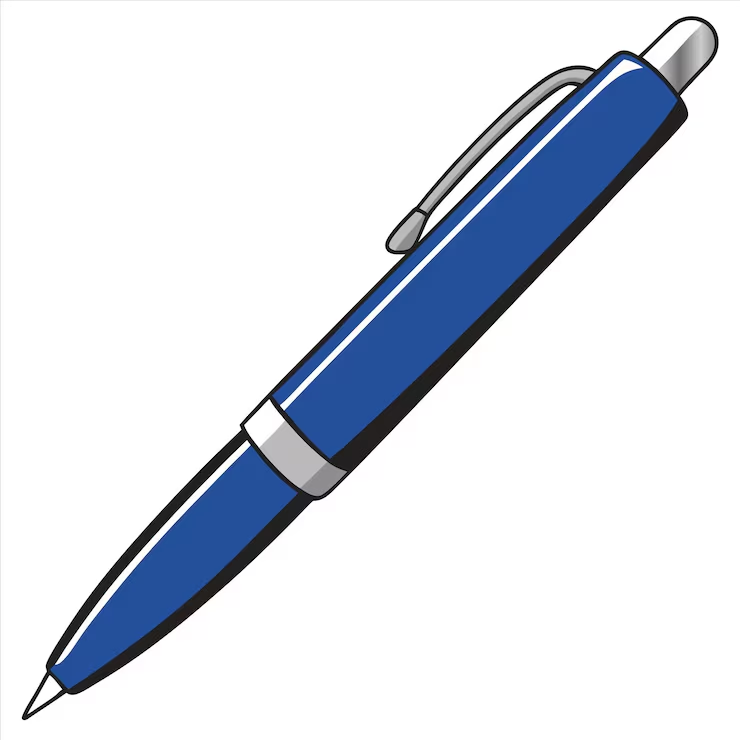
#> input picture inrange/image.png, 740 x 740 px, found by its file name
$ python moment.py
#> lines starting #> are read from the running program, lines starting #| are printed output that depends on the picture; after the words box and inside, x2 and y2 are one past the last pixel; in counts of white or black regions, pixels touching at a corner belong together
'''
Simple Meaning:

👉 It helps you find the center of an object

It gives mathematical values from which we calculate:

Center X

Center Y

🧠 Think Like This:

You detected a blue object.

Now you want to know:

“Where exactly is it on the screen?”

moments() helps find that location.

Why We Use cv2.moments() ?

Now we detected the object.

But we still don’t know:

👉 Where exactly is it on the screen?

That’s where moments() helps.

✅ Syntax
M = cv2.moments(contour)
Then calculate center:

cx = int(M["m10"] / M["m00"])
cy = int(M["m01"] / M["m00"])
'''
import cv2
import numpy as np

img = cv2.imread("inrange\image.png")
#> img is the input picture: shape (740, 740, 3); mean B, G, R 233.6, 225.8, 221.2
hsv = cv2.cvtColor(img,cv2.COLOR_BGR2HSV)
#> hsv: shape (740, 740, 3); mean H, S, V 18.7, 22.1, 233.7
lower_blue = np.array([100,150,50])
upper_blue = np.array([140,255,255])

mask = cv2.inRange(hsv,lower_blue,upper_blue)
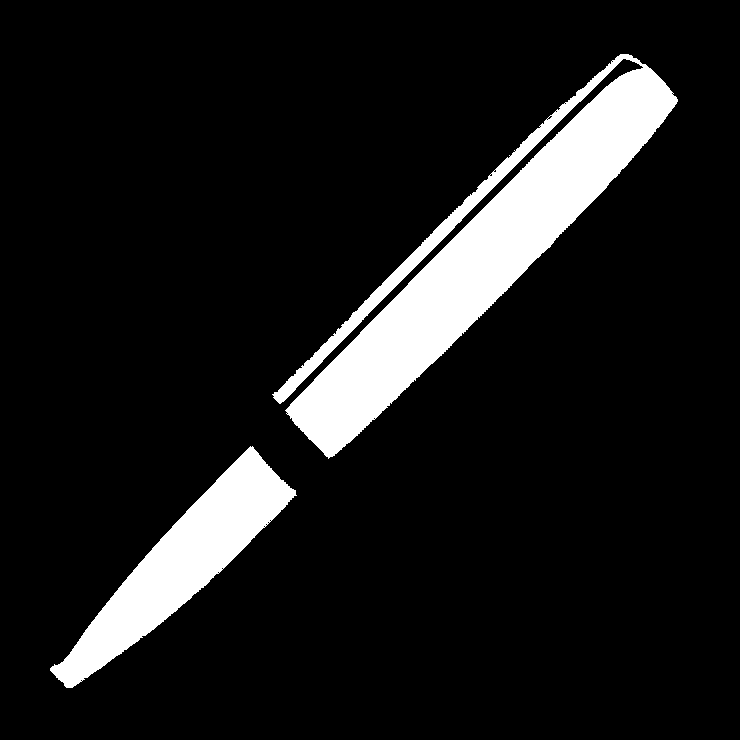
#> mask: shape (740, 740); 10.6% white; 2 white regions, box (x1, y1, x2, y2) and area: (272, 54, 678, 459) 41237, (50, 446, 297, 688) 16684

mask = cv2.erode(mask,None,iterations = 2)
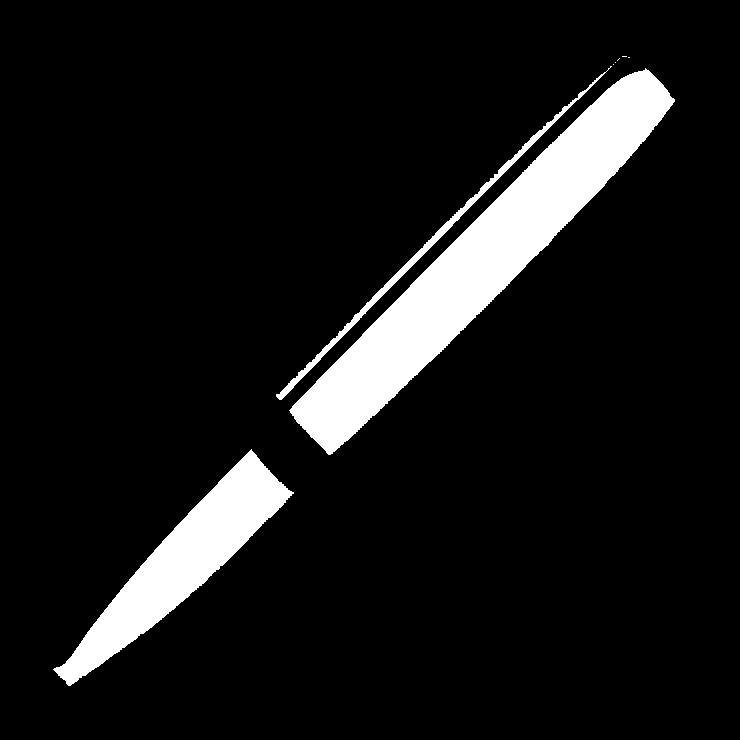
#> mask: shape (740, 740); 9.1% white; 8 white regions (5 under 20 px), largest, box (x1, y1, x2, y2) and area: (289, 68, 675, 455) 32628, (53, 449, 294, 686) 14733, (276, 66, 612, 400) 2553
mask = cv2.dilate(mask,None,iterations = 2)
#> mask: shape (740, 740); 10.5% white; 3 white regions
contour,_ = cv2.findContours(mask,cv2.RETR_EXTERNAL,cv2.CHAIN_APPROX_SIMPLE)
#> contour = 3 contours; box (x1, y1, x2, y2) and area: (287, 66, 677, 457) 35286, (51, 447, 296, 688) 16374, (274, 54, 632, 402) 4960

if contour:
    largest = max(contour, key=cv2.contourArea)
#> largest = contour of 360 points, box (x1, y1, x2, y2) (287, 66, 677, 457), area 35286
    M = cv2.moments(largest)
#> M = moments, m00 35286, centre m10/m00, m01/m00 = (482, 260.2)

    if M["m00"] != 0:
        # centroid(cx,cy)
        cx = int(M["m10"] / M["m00"])
#> cx = 482
        cy = int(M["m01"] / M["m00"])
#> cy = 260
        print("Center:", cx, cy)
#| Center: 482 260

print("Number of contours:", len(contour))
#| Number of contours: 3
# [4 lines of commented-out code are left out]
